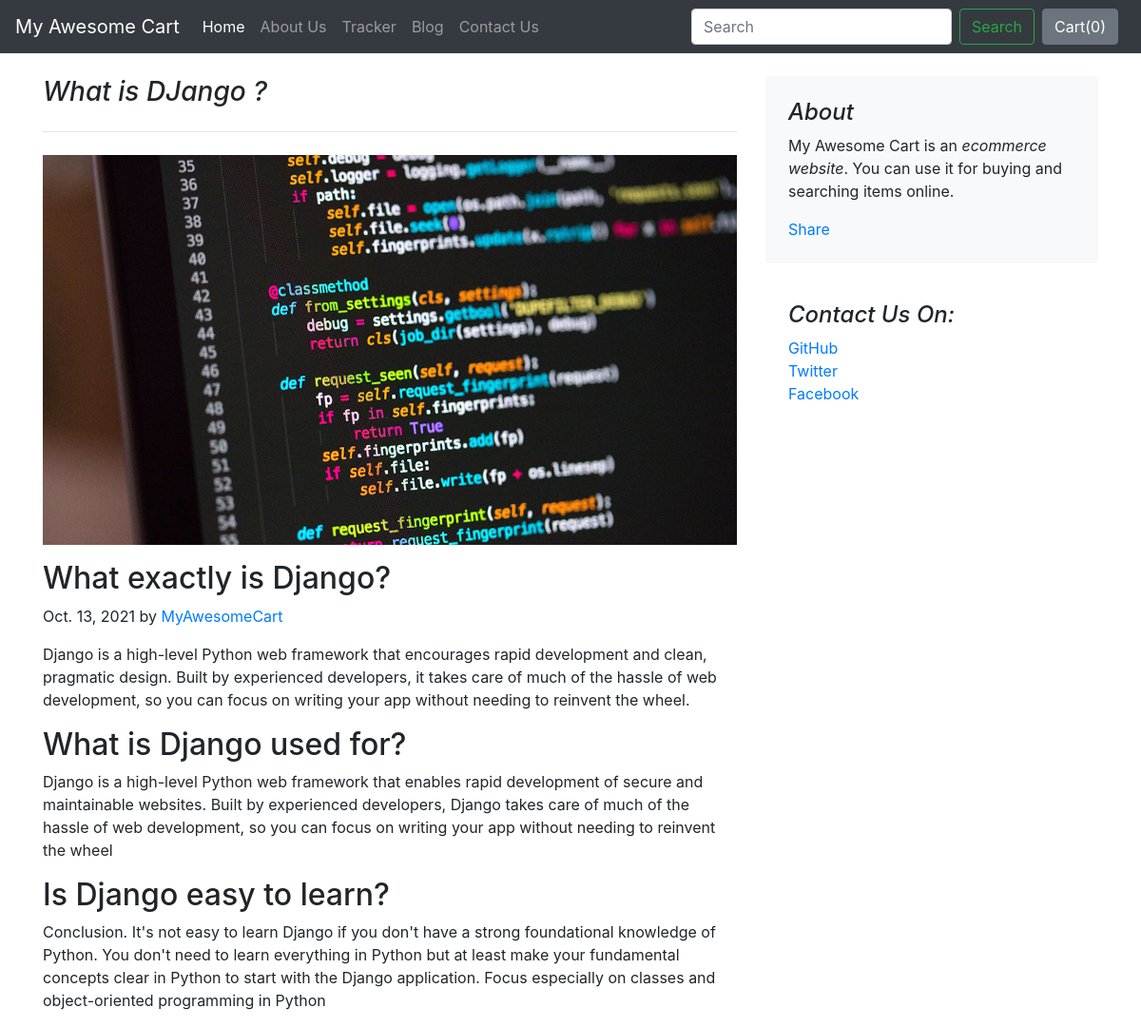
The page /blog/blogpost/1 on the database its author committed.
### blog/models.py (models this page shows)
class Blogpost(models.Model):
    post_id = models.AutoField(primary_key=True)
    title = models.CharField(max_length=50)
    head0 = models.CharField(max_length=500, default="")
    chead0 = models.CharField(max_length=5000, default="")
    head1 = models.CharField(max_length=500, default="")
    chead1 = models.CharField(max_length=5000, default="")
    head2 = models.CharField(max_length=500, default="")
    chead2 = models.CharField(max_length=5000, default="")
    pub_date = models.DateField(max_length=30)
    thumbnail = models.ImageField(upload_to="shop/images", default="")
    def __str__(self):
        return self.title

### blog/views.py (the view)
# urls.py: path('blogpost/<int:id>', views.blogpost,name="blogPost"),
def blogpost(request, id):
    post = Blogpost.objects.filter(post_id = id)[0]
    print(post)
    return render(request,"blog/blogpost.html", {'post':post})

### blog/templates/blog/blogpost.html (shortened to what this page needs)
{%extends 'blog/Basic.html'%}
{%block body%}
<div class="container">
    <div class="row mt-4">
        <div class="col-md-8 blog-main">
            <h3 class="pb-4 mb-4 font-italic border-bottom">
                {{post.title}}
            </h3>
            <div class="blog-post">
                <div class="img">
                    <img src="/media/{{post.thumbnail}}" style="max-width: -webkit-fill-available;">
                </div>
                <div class="mainpost mt-3">
                    <h2 class="blog-post-title">{{post.head0}}</h2>
                    <p class="blog-post-meta">{{post.pub_date}} by <a href="#">MyAwesomeCart</a></p>
                    <p>{{post.chead0}}</p>
                    <h2>{{post.head1}}</h2>
                    <p> {{post.chead1}}</p>
                    <h2>{{post.head2}}</h2>
                    <p>{{post.chead2}}</p>
                </div>
            </div>
        </div>
        <aside class="col-md-4 blog-sidebar">
            <div class="p-4 mb-3 bg-light rounded">
                <h4 class="font-italic">About</h4>
                <p class="mb-0">My Awesome Cart is an <em>ecommerce website</em>. You can use it for buying and
                    searching items online. </p>
                <div class="mt-3 fb-share-button" data-href="http://127.0.0.1:8000/blog/blogpost/{{post.post_id}}"
                    data-layout="button_count" data-size="large"><a target="_blank"
                        href="https://www.facebook.com/sharer/sharer.php?u=http%3A%2F%2F127.0.0.1%3A8000%2Fblog%2Fblogpost%2F1&amp;src=sdkpreparse"
                        class="fb-xfbml-parse-ignore">Share</a></div>
            </div>
            <div class="p-4">
                <h4 class="font-italic">Contact Us On: </h4>
                <ol class="list-unstyled">
                    <li><a href="#">GitHub</a></li>
                    <li><a href="#">Twitter</a></li>
                    <li><a href="#">Facebook</a></li>
                </ol>
            </div>
        </aside>
    </div>
</div>
{%endblock%}

### rows shown on the page
Blogpost: title "What is DJango ?", thumbnail (picture), head0 "What exactly is Django?", pub_date "Oct. 13, 2021", chead0 "Django is a high-level Python web framework that encourages rapid development and clean, pragmatic design. Built by experienced developers, it takes care of much of the hassle of web development, so you can focus on writing your app without needing to reinvent the wheel.", head1 "What is Django used for?", chead1 "Django is a high-level Python web framework that enables rapid development of secure and maintainable websites. Built by experienced developers, Django takes care of much of the hassle of web development, so you can focus on writing your app without needing to reinvent the wheel", head2 "Is Django easy to learn?", chead2 "Conclusion. It's not easy to learn Django if you don't have a strong foundational knowledge of Python. You don't need to learn everything in Python but at least make your fundamental concepts clear in Python to start with the Django application. Focus especially on classes and object-oriented programming in Python"
